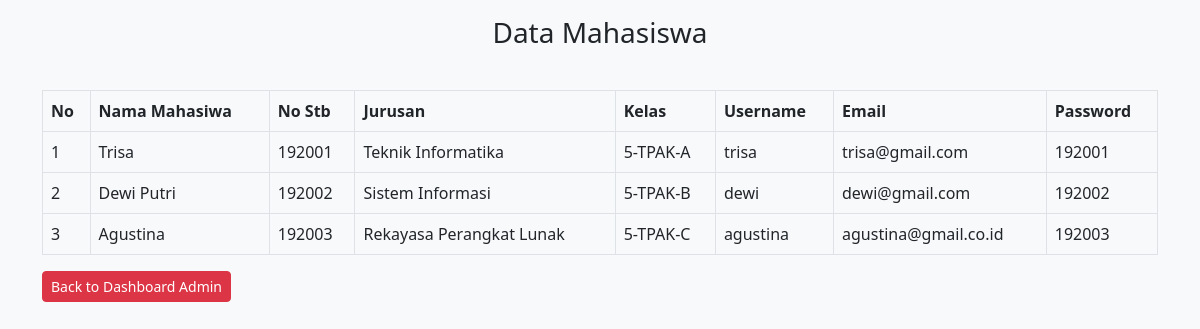
The app's page /mahasiswa/mahasiswa.php with its own data.
### tables this page shows
CREATE TABLE `tb_mahasiswa` (
  `id_mahasiswa` int(11) NOT NULL,
  `nama_mahasiswa` varchar(100) NOT NULL,
  `stb` varchar(100) NOT NULL,
  `id_jurusan` int(11) NOT NULL,
  `id_kelas` int(11) NOT NULL,
  `username` varchar(100) NOT NULL,
  `email` varchar(100) NOT NULL,
  `password` varchar(100) NOT NULL
);

CREATE TABLE `tb_jurusan` (
  `id_jurusan` int(11) NOT NULL,
  `jurusan` varchar(100) NOT NULL
);

CREATE TABLE `tb_kelas` (
  `id_kelas` int(11) NOT NULL,
  `id_dosen` int(11) NOT NULL,
  `kode_kelas` varchar(100) NOT NULL,
  `hari` varchar(100) NOT NULL,
  `pukul` varchar(100) NOT NULL
);

### mahasiswa/mahasiswa.php (the view, shortened to what this page needs)
<?php
include '../koneksi.php';
?>
<!doctype html>
<html lang="en">
  <head>
    <link href="https://cdn.jsdelivr.net/npm/bootstrap@5.2.0-beta1/dist/css/bootstrap.min.css" rel="stylesheet">
  </head>
  <body class="bg-light">
  <div class="container-fluid">
      <div class="container">
      <div class="row py-3 text-center mb-3">
          <div class="col-lg-12">
                <h3>Data Mahasiswa</h3>
          </div>
      </div>
      <div class="row">
          <div class="col-lg-12">
              <div class="table-responsive">
                  <table class="table table-bordered">
                        <thead>
                            <tr>
                                <th>No</th>
                                <th>Nama Mahasiwa</th>
                                <th>No Stb</th>
                                <th>Jurusan</th>
                                <th>Kelas</th>
                                <th>Username</th>
                                <th>Email</th>
                                <th>Password</th>
                            </tr>
                        </thead>
                        <tbody>
                        <?php
							$no = 1;
							$mahasiswa = mysqli_query($conn, "SELECT * FROM tb_mahasiswa
                                                  INNER JOIN tb_jurusan ON tb_mahasiswa.id_jurusan = tb_jurusan.id_jurusan
                                                  INNER JOIN tb_kelas ON tb_mahasiswa.id_kelas = tb_kelas.id_kelas
                            ");
							if(mysqli_num_rows($mahasiswa) > 0){
							while($row = mysqli_fetch_array($mahasiswa)){
						?>
						<tr>
							<td><?php echo $no++ ?></td>
							<td><?php echo $row['nama_mahasiswa'] ?></td>
							<td><?php echo $row['stb'] ?></td>
							<td><?php echo $row['jurusan'] ?></td>
							<td><?php echo $row['kode_kelas'] ?></td>
							<td><?php echo $row['username'] ?></td>
							<td><?php echo $row['email'] ?></td>
							<td><?php echo $row['password'] ?></td>
						</tr>
						<?php }}else{ ?>
							<tr>
								<td colspan="8" class="text-danger">Belom Ada Data Mahasiswa</td>
							</tr>
						<?php } ?>
                        </tbody>
                  </table>
              </div>
          </div>
      </div>
      <div class="row">
          <div class="col-lg-12">
              <a href="../dashboard_admin.php" class="btn btn-danger btn-sm">Back to Dashboard Admin</a>
          </div>
      </div>
      </div>
  </div>
  </body>
</html>

### records on screen
tb_mahasiswa: nama_mahasiswa "Trisa", stb "192001", id_jurusan.jurusan "Teknik Informatika", id_kelas.kode_kelas "5-TPAK-A", username "trisa", email "trisa@gmail.com", password "192001"
tb_mahasiswa: nama_mahasiswa "Dewi Putri", stb "192002", id_jurusan.jurusan "Sistem Informasi", id_kelas.kode_kelas "5-TPAK-B", username "dewi", email "dewi@gmail.com", password "192002"
tb_mahasiswa: nama_mahasiswa "Agustina", stb "192003", id_jurusan.jurusan "Rekayasa Perangkat Lunak", id_kelas.kode_kelas "5-TPAK-C", username "agustina", email "agustina@gmail.co.id", password "192003"
